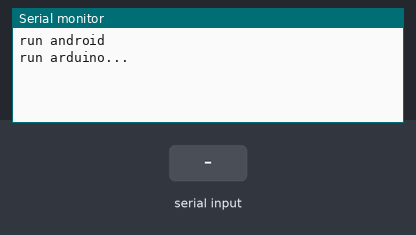
Bench run of a sketch on a simulated Arduino Uno, built with avr-gcc and run on an emulated ATmega328P. Parts: the last lines printed to the serial monitor. The test bench sets the inputs (shaded band).

Above: at 1.2 s.
1.3 s: "a" received over Serial
At 3.2 s:
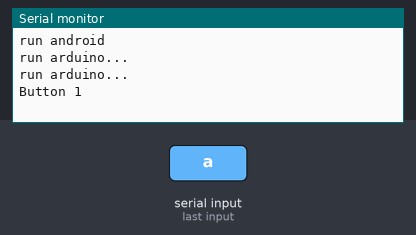
3.5 s: "b" received over Serial
At 4.9 s:
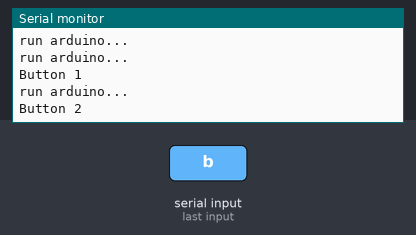

Measured:
- after the input at 1.3 s, the serial monitor: prints a new line after 0.77 s (image 1)
- after the input at 3.5 s, the serial monitor: prints a new line after 0.64 s (image 2)

The sketch:

sketch_jul07a.ino
```cpp
#include <IRremote.h>

IRsend irsend;
int RECV_PIN = 11;
IRrecv irrecv(RECV_PIN);
decode_results results;

void setup() {
  Serial.begin(9600);
  irrecv.enableIRIn(); // Start the receiver
  Serial.println("run android");
}
//
//void dump(decode_results *results) {
//    // Dumps out the decode_results structure.
//    // Call this after IRrecv::decode()
//    int count = results->rawlen;
//    if (results->decode_type == UNKNOWN) {
//        Serial.print("Unknown encoding: ");
//    } else if (results->decode_type == NEC) {
//        Serial.print("Decoded NEC: ");
//
//    } else if (results->decode_type == SONY) {
//        Serial.print("Decoded SONY: ");
//    } else if (results->decode_type == RC5) {
//        Serial.print("Decoded RC5: ");
//    } else if (results->decode_type == RC6) {
//        Serial.print("Decoded RC6: ");
//    } else if (results->decode_type == PANASONIC) {
//        Serial.print("Decoded PANASONIC - Address: ");
//        Serial.print(results->address, HEX);
//        Serial.print(" Value: ");
//    } else if (results->decode_type == LG) {
//        Serial.print("Decoded LG: ");
//    } else if (results->decode_type == JVC) {
//        Serial.print("Decoded JVC: ");
//    } else if (results->decode_type == AIWA_RC_T501) {
//        Serial.print("Decoded AIWA RC T501: ");
//    } else if (results->decode_type == WHYNTER) {
//        Serial.print("Decoded Whynter: ");
//    } else if (results->decode_type == BOSEWAVE) {
//        Serial.print("Decoded Bose Wave Radio / CD: ");
//    }
//    Serial.print(results->value, HEX);
//    Serial.print(" (");
//    Serial.print(results->bits, DEC);
//    Serial.println(" bits)");
//    Serial.print("Raw (");
//    Serial.print(count, DEC);
//    Serial.print("): ");
//
//    for (int i = 1; i < count; i++) {
//        if (i & 1) {
//            Serial.print(results->rawbuf[i] * MICROS_PER_TICK, DEC);
//        } else {
//            Serial.write('-');
//            Serial.print((unsigned long) results->rawbuf[i] * MICROS_PER_TICK, DEC);
//        }
//        Serial.print(" ");
//    }
//    Serial.println();
//}

void loop() {
  Serial.println("run arduino...");
//  if (irrecv.decode(&results)) {
//        Serial.println(results.value, HEX);
//        dump(&results);
//        irrecv.resume(); // Receive the next value
//   }

   send();

   delay(2000);
}

void send(){

  if(Serial.available()){
    switch(Serial.read()){
      case 'a':
        irsend.sendNEC(0x20FF6897, 32);
        Serial.println("Button 1");
        break;//button 1
      case 'b':
        irsend.sendNEC(0x20FF9867, 32);
        Serial.println("Button 2");
        break;//button 2
      case 'c':
        irsend.sendNEC(0x20FFB04F, 32);
        Serial.println("Button 3");
        break;//button 3
    }
  }

}
```
